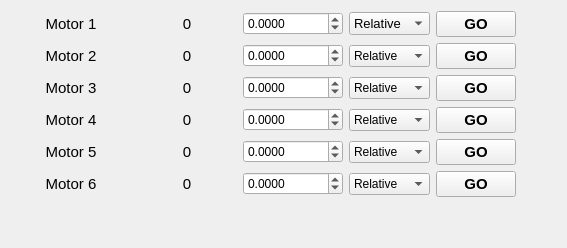
                  <widget class="QWidget" name="tab_2">
                   <attribute name="title">
                    <string>Extra Motors</string>
                   </attribute>
                   <layout class="QVBoxLayout" name="verticalLayout_21">
                    <item>
                     <layout class="QVBoxLayout" name="verticalLayout_20">
                      <item>
                       <layout class="QGridLayout" name="gridLayout_motor_main_10">
                        <item row="3" column="1">
                         <widget class="QLabel" name="label_extra_motor_1_pos">
                          <property name="minimumSize">
                           <size>
                            <width>100</width>
                            <height>20</height>
                           </size>
                          </property>
                          <property name="font">
                           <font>
                            <pointsize>11</pointsize>
                           </font>
                          </property>
                          <property name="layoutDirection">
                           <enum>Qt::LeftToRight</enum>
                          </property>
                          <property name="text">
                           <string>0</string>
                          </property>
                          <property name="alignment">
                           <set>Qt::AlignCenter</set>
                          </property>
                         </widget>
                        </item>
                        <item row="3" column="5">
                         <spacer name="horizontalSpacer_65">
                          <property name="orientation">
                           <enum>Qt::Horizontal</enum>
                          </property>
                          <property name="sizeHint" stdset="0">
                           <size>
                            <width>40</width>
                            <height>20</height>
                           </size>
                          </property>
                         </spacer>
                        </item>
                        <item row="4" column="0">
                         <widget class="QLabel" name="label_extra_motor_2_name">
                          <property name="minimumSize">
                           <size>
                            <width>120</width>
                            <height>0</height>
                           </size>
                          </property>
                          <property name="font">
                           <font>
                            <pointsize>11</pointsize>
                           </font>
                          </property>
                          <property name="text">
                           <string>Motor 2</string>
                          </property>
                          <property name="alignment">
                           <set>Qt::AlignCenter</set>
                          </property>
                         </widget>
                        </item>
                        <item row="4" column="1">
                         <widget class="QLabel" name="label_extra_motor_2_pos">
                          <property name="minimumSize">
                           <size>
                            <width>100</width>
                            <height>20</height>
                           </size>
                          </property>
                          <property name="font">
                           <font>
                            <pointsize>11</pointsize>
                           </font>
                          </property>
                          <property name="text">
                           <string>0</string>
                          </property>
                          <property name="alignment">
                           <set>Qt::AlignCenter</set>
                          </property>
                         </widget>
                        </item>
                        <item row="3" column="2">
                         <widget class="QDoubleSpinBox" name="doubleSpinBox_extra_motor_1_moveto">
                          <property name="minimumSize">
                           <size>
                            <width>100</width>
                            <height>20</height>
                           </size>
                          </property>
                          <property name="decimals">
                           <number>4</number>
                          </property>
                          <property name="minimum">
                           <double>-1000.000000000000000</double>
                          </property>
                          <property name="maximum">
                           <double>1000.000000000000000</double>
                          </property>
                         </widget>
                        </item>
                        <item row="3" column="4">
                         <widget class="QPushButton" name="pushButton_extra_motor_1_movego">
                          <property name="font">
                           <font>
                            <pointsize>11</pointsize>
                            <weight>75</weight>
                            <bold>true</bold>
                           </font>
                          </property>
                          <property name="text">
                           <string>GO</string>
                          </property>
                         </widget>
                        </item>
                        <item row="4" column="4">
                         <widget class="QPushButton" name="pushButton_extra_motor_2_movego">
                          <property name="font">
                           <font>
                            <pointsize>11</pointsize>
                            <weight>75</weight>
                            <bold>true</bold>
                           </font>
                          </property>
                          <property name="text">
                           <string>GO</string>
                          </property>
                         </widget>
                        </item>
                        <item row="4" column="3">
                         <widget class="QComboBox" name="comboBox_extra_motor_2_movetype">
                          <item>
                           <property name="text">
                            <string>Relative</string>
                           </property>
                          </item>
                          <item>
                           <property name="text">
                            <string>Absolute</string>
                           </property>
                          </item>
                         </widget>
                        </item>
                        <item row="5" column="0">
                         <widget class="QLabel" name="label_extra_motor_3_name">
                          <property name="font">
                           <font>
                            <pointsize>11</pointsize>
                           </font>
                          </property>
                          <property name="text">
                           <string>Motor 3</string>
                          </property>
                          <property name="alignment">
                           <set>Qt::AlignCenter</set>
                          </property>
                         </widget>
                        </item>
                        <item row="6" column="0">
                         <widget class="QLabel" name="label_extra_motor_4_name">
                          <property name="font">
                           <font>
                            <pointsize>11</pointsize>
                           </font>
                          </property>
                          <property name="text">
                           <string>Motor 4</string>
                          </property>
                          <property name="alignment">
                           <set>Qt::AlignCenter</set>
                          </property>
                         </widget>
                        </item>
                        <item row="7" column="0">
                         <widget class="QLabel" name="label_extra_motor_5_name">
                          <property name="font">
                           <font>
                            <pointsize>11</pointsize>
                           </font>
                          </property>
                          <property name="text">
                           <string>Motor 5</string>
                          </property>
                          <property name="alignment">
                           <set>Qt::AlignCenter</set>
                          </property>
                         </widget>
                        </item>
                        <item row="8" column="0">
                         <widget class="QLabel" name="label_extra_motor_6_name">
                          <property name="font">
                           <font>
                            <pointsize>11</pointsize>
                           </font>
                          </property>
                          <property name="text">
                           <string>Motor 6</string>
                          </property>
                          <property name="alignment">
                           <set>Qt::AlignCenter</set>
                          </property>
                         </widget>
                        </item>
                        <item row="5" column="1">
                         <widget class="QLabel" name="label_extra_motor_3_pos">
                          <property name="font">
                           <font>
                            <pointsize>11</pointsize>
                           </font>
                          </property>
                          <property name="text">
                           <string>0</string>
                          </property>
                          <property name="alignment">
                           <set>Qt::AlignCenter</set>
                          </property>
                         </widget>
                        </item>
                        <item row="6" column="1">
                         <widget class="QLabel" name="label_extra_motor_4_pos">
                          <property name="font">
                           <font>
                            <pointsize>11</pointsize>
                           </font>
                          </property>
                          <property name="text">
                           <string>0</string>
                          </property>
                          <property name="alignment">
                           <set>Qt::AlignCenter</set>
                          </property>
                         </widget>
                        </item>
                        <item row="7" column="1">
                         <widget class="QLabel" name="label_extra_motor_5_pos">
                          <property name="font">
                           <font>
                            <pointsize>11</pointsize>
                           </font>
                          </property>
                          <property name="text">
                           <string>0</string>
                          </property>
                          <property name="alignment">
                           <set>Qt::AlignCenter</set>
                          </property>
                         </widget>
                        </item>
                        <item row="8" column="1">
                         <widget class="QLabel" name="label_extra_motor_6_pos">
                          <property name="font">
                           <font>
                            <pointsize>11</pointsize>
                           </font>
                          </property>
                          <property name="text">
                           <string>0</string>
                          </property>
                          <property name="alignment">
                           <set>Qt::AlignCenter</set>
                          </property>
                         </widget>
                        </item>
                        <item row="5" column="2">
                         <widget class="QDoubleSpinBox" name="doubleSpinBox_extra_motor_3_moveto">
                          <property name="decimals">
                           <number>4</number>
                          </property>
                          <property name="minimum">
                           <double>-1000.000000000000000</double>
                          </property>
                          <property name="maximum">
                           <double>1000.000000000000000</double>
                          </property>
                         </widget>
                        </item>
                        <item row="6" column="2">
                         <widget class="QDoubleSpinBox" name="doubleSpinBox_extra_motor_4_moveto">
                          <property name="decimals">
                           <number>4</number>
                          </property>
                          <property name="minimum">
                           <double>-1000.000000000000000</double>
                          </property>
                          <property name="maximum">
                           <double>1000.000000000000000</double>
                          </property>
                         </widget>
                        </item>
                        <item row="7" column="2">
                         <widget class="QDoubleSpinBox" name="doubleSpinBox_extra_motor_5_moveto">
                          <property name="decimals">
                           <number>4</number>
                          </property>
                          <property name="minimum">
                           <double>-1000.000000000000000</double>
                          </property>
                          <property name="maximum">
                           <double>1000.000000000000000</double>
                          </property>
                         </widget>
                        </item>
                        <item row="8" column="2">
                         <widget class="QDoubleSpinBox" name="doubleSpinBox_extra_motor_6_moveto">
                          <property name="decimals">
                           <number>4</number>
                          </property>
                          <property name="minimum">
                           <double>-1000.000000000000000</double>
                          </property>
                          <property name="maximum">
                           <double>1000.000000000000000</double>
                          </property>
                         </widget>
                        </item>
                        <item row="5" column="3">
                         <widget class="QComboBox" name="comboBox_extra_motor_3_movetype">
                          <item>
                           <property name="text">
                            <string>Relative</string>
                           </property>
                          </item>
                          <item>
                           <property name="text">
                            <string>Absolute</string>
                           </property>
                          </item>
                         </widget>
                        </item>
                        <item row="3" column="3">
                         <widget class="QComboBox" name="comboBox_extra_motor_1_movetype">
                          <property name="font">
                           <font>
                            <pointsize>10</pointsize>
                           </font>
                          </property>
                          <item>
                           <property name="text">
                            <string>Relative</string>
                           </property>
                          </item>
                          <item>
                           <property name="text">
                            <string>Absolute</string>
                           </property>
                          </item>
                         </widget>
                        </item>
                        <item row="6" column="3">
                         <widget class="QComboBox" name="comboBox_extra_motor_4_movetype">
                          <item>
                           <property name="text">
                            <string>Relative</string>
                           </property>
                          </item>
                          <item>
                           <property name="text">
                            <string>Absolute</string>
                           </property>
                          </item>
                         </widget>
                        </item>
                        <item row="7" column="3">
                         <widget class="QComboBox" name="comboBox_extra_motor_5_movetype">
                          <item>
                           <property name="text">
                            <string>Relative</string>
                           </property>
                          </item>
                          <item>
                           <property name="text">
                            <string>Absolute</string>
                           </property>
                          </item>
                         </widget>
                        </item>
                        <item row="8" column="3">
                         <widget class="QComboBox" name="comboBox_extra_motor_6_movetype">
                          <item>
                           <property name="text">
                            <string>Relative</string>
                           </property>
                          </item>
                          <item>
                           <property name="text">
                            <string>Absolute</string>
                           </property>
                          </item>
                         </widget>
                        </item>
                        <item row="5" column="4">
                         <widget class="QPushButton" name="pushButton_extra_motor_3_movego">
                          <property name="font">
                           <font>
                            <pointsize>11</pointsize>
                            <weight>75</weight>
                            <bold>true</bold>
                           </font>
                          </property>
                          <property name="text">
                           <string>GO</string>
                          </property>
                         </widget>
                        </item>
                        <item row="6" column="4">
                         <widget class="QPushButton" name="pushButton_extra_motor_4_movego">
                          <property name="font">
                           <font>
                            <pointsize>11</pointsize>
                            <weight>75</weight>
                            <bold>true</bold>
                           </font>
                          </property>
                          <property name="text">
                           <string>GO</string>
                          </property>
                         </widget>
                        </item>
                        <item row="7" column="4">
                         <widget class="QPushButton" name="pushButton_extra_motor_5_movego">
                          <property name="font">
                           <font>
                            <pointsize>11</pointsize>
                            <weight>75</weight>
                            <bold>true</bold>
                           </font>
                          </property>
                          <property name="text">
                           <string>GO</string>
                          </property>
                         </widget>
                        </item>
                        <item row="8" column="4">
                         <widget class="QPushButton" name="pushButton_extra_motor_6_movego">
                          <property name="font">
                           <font>
                            <pointsize>11</pointsize>
                            <weight>75</weight>
                            <bold>true</bold>
                           </font>
                          </property>
                          <property name="text">
                           <string>GO</string>
                          </property>
                         </widget>
                        </item>
                        <item row="4" column="2">
                         <widget class="QDoubleSpinBox" name="doubleSpinBox_extra_motor_2_moveto">
                          <property name="minimumSize">
                           <size>
                            <width>100</width>
                            <height>20</height>
                           </size>
                          </property>
                          <property name="decimals">
                           <number>4</number>
                          </property>
                          <property name="minimum">
                           <double>-1000.000000000000000</double>
                          </property>
                          <property name="maximum">
                           <double>1000.000000000000000</double>
                          </property>
                         </widget>
                        </item>
                        <item row="9" column="4">
                         <spacer name="verticalSpacer_29">
                          <property name="orientation">
                           <enum>Qt::Vertical</enum>
                          </property>
                          <property name="sizeHint" stdset="0">
                           <size>
                            <width>20</width>
                            <height>40</height>
                           </size>
                          </property>
                         </spacer>
                        </item>
                        <item row="8" column="5">
                         <spacer name="horizontalSpacer_66">
                          <property name="orientation">
                           <enum>Qt::Horizontal</enum>
                          </property>
                          <property name="sizeHint" stdset="0">
                           <size>
                            <width>40</width>
                            <height>20</height>
                           </size>
                          </property>
                         </spacer>
                        </item>
                        <item row="3" column="0">
                         <widget class="QLabel" name="label_extra_motor_1_name">
                          <property name="minimumSize">
                           <size>
                            <width>120</width>
                            <height>0</height>
                           </size>
                          </property>
                          <property name="font">
                           <font>
                            <pointsize>11</pointsize>
                           </font>
                          </property>
                          <property name="text">
                           <string>Motor 1</string>
                          </property>
                          <property name="alignment">
                           <set>Qt::AlignCenter</set>
                          </property>
                         </widget>
                        </item>
                        <item row="9" column="0">
                         <spacer name="verticalSpacer_30">
                          <property name="orientation">
                           <enum>Qt::Vertical</enum>
                          </property>
                          <property name="sizeHint" stdset="0">
                           <size>
                            <width>20</width>
                            <height>40</height>
                           </size>
                          </property>
                         </spacer>
                        </item>
                       </layout>
                      </item>
                     </layout>
                    </item>
                   </layout>
                  </widget>
